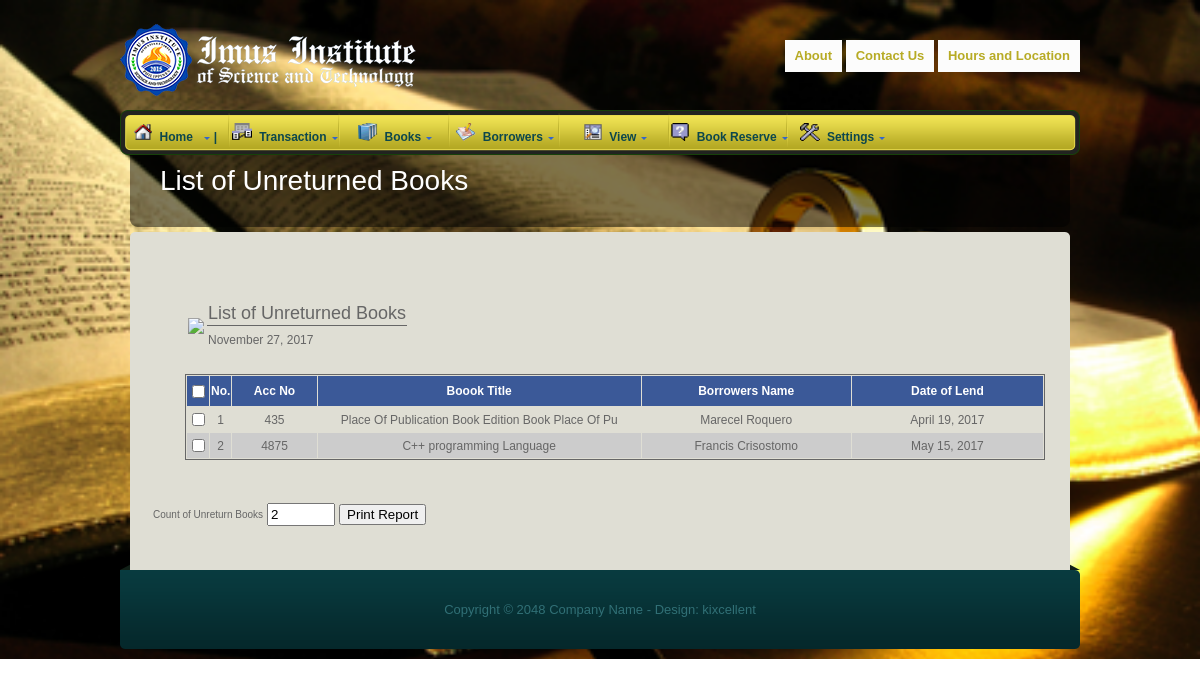
/library.php?unreturnedBooks (signed in), run on the app's committed database.
### tables this page shows
CREATE TABLE `tblborrow` (
  `borrowid` int(11) NOT NULL AUTO_INCREMENT,
  `accNo` varchar(50) NOT NULL,
  `classid` int(11) NOT NULL DEFAULT '0',
  `studentid` bigint(50) NOT NULL,
  `dateborrow` datetime NOT NULL,
  `duedate` date DEFAULT NULL,
  `datereturn` date NOT NULL,
  `status` varchar(50) DEFAULT NULL,
  `amount` decimal(10,2) NOT NULL,
  `item` int(11) NOT NULL DEFAULT '0',
  PRIMARY KEY (`borrowid`),
  KEY `bookid` (`accNo`),
  KEY `borrowerid` (`studentid`),
  KEY `borrowid` (`borrowid`),
  KEY `classid` (`classid`),
  KEY `item` (`item`),
  KEY `purpose` (`status`)
);

CREATE TABLE `books` (
  `bookid` int(11) NOT NULL AUTO_INCREMENT,
  `accNo` int(50) NOT NULL,
  `booksubject` varchar(100) DEFAULT NULL,
  `booktitle` varchar(50) DEFAULT NULL,
  `bookclass` varchar(50) DEFAULT NULL,
  `author1` varchar(50) DEFAULT NULL,
  `author2` varchar(50) DEFAULT NULL,
  `author3` varchar(50) DEFAULT NULL,
  `bookpub` varchar(50) DEFAULT NULL,
  `booked` varchar(50) NOT NULL,
  `bookcopies` int(11) DEFAULT '0',
  `isbn` varchar(50) DEFAULT NULL,
  `copyright` int(11) DEFAULT '0',
  `daterecieve` varchar(20) DEFAULT NULL,
  `dateadded` datetime DEFAULT NULL,
  `placeofpob` varchar(50) DEFAULT NULL,
  `status` int(20) NOT NULL,
  PRIMARY KEY (`bookid`),
  KEY `author1` (`author1`),
  KEY `author2` (`author2`),
  KEY `author3` (`author3`),
  KEY `bookclass` (`bookclass`),
  KEY `bookcopies` (`bookcopies`),
  KEY `booked` (`booked`),
  KEY `bookid` (`bookid`),
  KEY `bookpub` (`bookpub`),
  KEY `booksubject` (`booksubject`),
  KEY `booktitle` (`booktitle`),
  KEY `copyright` (`copyright`),
  KEY `dateadded` (`dateadded`),
  KEY `daterecieve` (`daterecieve`),
  KEY `isbn` (`isbn`),
  KEY `placeofpob` (`placeofpob`)
);

CREATE TABLE `tblborrower` (
  `studentid` int(11) NOT NULL AUTO_INCREMENT,
  `lname` varchar(50) DEFAULT NULL,
  `fname` varchar(50) DEFAULT NULL,
  `gender` varchar(50) DEFAULT NULL,
  `mi` varchar(2) DEFAULT NULL,
  `contactnumber` bigint(50) DEFAULT NULL,
  `address` varchar(50) DEFAULT NULL,
  `photo` varchar(50) NOT NULL,
  `type` varchar(50) DEFAULT NULL,
  `levelyr` varchar(50) DEFAULT NULL,
  `sy` varchar(10) NOT NULL,
  `section` varchar(30) NOT NULL,
  `dateadded` datetime DEFAULT NULL,
  `status` int(10) NOT NULL,
  PRIMARY KEY (`studentid`),
  KEY `address` (`address`),
  KEY `gender` (`gender`),
  KEY `levelyr` (`levelyr`),
  KEY `lname` (`lname`),
  KEY `mi` (`mi`),
  KEY `fname` (`fname`),
  KEY `studentid` (`studentid`),
  KEY `contactnumber` (`contactnumber`),
  KEY `type` (`type`)
);

### unreturnedBooks.php (the view, shortened to what this page needs)
<div class="hed" id="printablediv">
<?php
 if(isset($_POST['print'])){
 if(!$_POST['checkbox']){ ?>
	 <script>
$(document).ready(function(){
    $("#divempty").fadeIn(1000);
});
</script>
	<?php }else{}
 ?>
<table width="100%" border="0" align="center">
  <tr>
    <td align="center" style="font-size:20px;  font-weight:bold;font-family:Arial, 'Arial Black', 'Arial Narrow';">Imus Institute of Science and Technology</td>
  </tr>
  <tr>
    <td style="font-size:17px; font-weight:bold; font-family:Arial, 'Arial Black', 'Arial Narrow';" align="center">82 Nueno Ave, Imus, 4103 Cavite, Philippines</td>
  </tr>
  <tr>
    <td height="50" align="center" style="font-size:22px; font-family:Arial, 'Arial Black', 'Arial Narrow';">List of Unreturned Books</td>
</table>
 <table width="95%" bordercolor="#999999" a class="web" border="0" cellspacing="1" style=" margin-bottom:50px; margin-left:22px;font-size:12px;font-family:Verdana, Geneva, sans-serif; margin-top:20px;">
<thead>
<tr style="font-weight:bold; font-size:15px;" height="30">
   <td class="web" width="100" align="center">Acc No</td>
    <td class="web" width="400" align="center">Boook Title</td>
    <td class="web" width="240" align="center">Borrowers Name</td>
    <td class="web" width="240" align="center">Date of Lend</td>
</tr>
<tr>
<td colspan="4" style="border-bottom:1px #000 solid;">
</td>
</tr>
 <?php include('database/config.php');
 $printcount=0;
 for($i=0;$i<count($_POST['checkbox']);$i++){
 $printcount++;
 $borrowid = $_POST['checkbox'][$i];
 $sql =mysql_query("SELECT * FROM tblborrow WHERE borrowid='$borrowid'");
  while($row=mysql_fetch_array($sql)){
	   ?>
<tr align="center" height="30">
<td><?php echo $row['accNo']; ?></td>
<td>
<?php
$qsa=mysql_query("select * from books where accNo=$row[accNo]");
while($acc=mysql_fetch_array($qsa)){
	 echo $acc['booktitle']; }?>
</td>
<td>
<?php
$qs=mysql_query("select * from tblborrower where studentid=$row[studentid]");
while($title=mysql_fetch_array($qs)){
	 echo $title['fname']."&nbsp;".$title['lname']; }?>
</td>
<td><?php echo date_format(date_create($row['dateborrow']), 'F d, Y'); ?></td>
</tr>
 <?php }
 }
 ?>
 </thead>
</table>
 <?php
 }
 else{
 ?>
      <form action="" method="post">
<table border="0" style="margin-top:20px; margin-left:0;">
<tr>
<td rowspan="3"><img src="icons/phone_book_edit.png" height="50"></td>
<tr>
<td style="font-size:18px;font-family:Verdana, Geneva, sans-serif; border-bottom:#666 solid 1px; ">List of Unreturned Books</td>
</tr>
<tr>
<td style="font-size:12px;font-family:Verdana, Geneva, sans-serif;"><?php echo date_format(date_create(date("Y/m/d")), 'F d, Y');?></td>
</tr>
</tr>
</table>
<table width="100%"bordercolor="#999999" class="web" border="0" cellspacing="1" style="border:#666 solid 1px; margin-bottom:20px; margin-left:0px;font-size:12px;font-family:Verdana, Geneva, sans-serif; margin-top:20px;">
<thead>
<tr bgcolor="#3B5998" height="30"  style="color:white;  font-weight:bold; text-align:left;">
<td><input type="checkbox" id="selectall"/></td>
<td>No.</td>
   <td class="web" width="100" align="center">Acc No</td>
    <td class="web" width="400" align="center">Boook Title</td>
    <td class="web" width="240" align="center">Borrowers Name</td>
    <td class="web" width="240" align="center">Date of Lend</td>
    <?php
$q="select * from tblborrow where status='Unsigned'";
$rs=mysql_query($q);
$count=0;
$num=mysql_num_rows($rs);
while($row=mysql_fetch_array($rs)){
	$count++;
	?>
  </tr>
   <tr  class="trsss"  align="center" height="25">
   <td>
   <input name="checkbox[]" class="name" type="checkbox"  value="<?php echo $row['borrowid']; ?>"></td>
   <td><?php echo $count; ?></td>
      <td bgcolor="" width="100">
	<?php
	 echo $row['accNo']; ?>
    </td>
    <td  width="400"><?php
	$qs=mysql_query("select * from books where accNo=$row[accNo]");
while($title=mysql_fetch_array($qs)){
	 echo $title['booktitle']; }?></td>
    <td width="180">
    <?php
	$qs=mysql_query("select * from tblborrower where studentid=$row[studentid]");
while($title=mysql_fetch_array($qs)){
	 echo $title['fname']."&nbsp;".$title['lname']; }?>
    </td>
    <td><?php echo date_format(date_create($row['dateborrow']), 'F d, Y'); ?></td>
    </tr>
   <?php
} ?>
      </thead>
  </table>
  <?php } ?>
    </div>
<div class="footer">
<div class="bodyfoot">
<table border="0" style="margin-top:20px; font-family:Verdana, Geneva, sans-serif; font-size:10px;">
<tr>
<?php
 if(isset($_POST['print'])){  ?>
<td>Print Record(s)</td>
<td><input type="text" value="<?php echo  $printcount; ?>" style="padding:2px; width:60px;" readonly="readonly"></td>
 <?php }else{?>
 <td>Count of Unreturn Books</td>
<td><input type="text" value="<?php echo $num; ?>" style="padding:2px; width:60px;" readonly="readonly"></td>
  <?php } ?>
  <td>
<?php
 if(isset($_POST['print'])){  ?>
    <img src="icons/print.png" height="20" style="cursor:pointer;" title="Print"  onClick="javascript:printDiv('printablediv')"/>
 <?php }else{?>
 <input type="submit" value="Print Report" name="print">
 <?php } ?>
</td>
</tr>
</table>
</div>
</div>
</div>

### css/kixcellent_style.css (style rules this page uses)
body { margin: 0; padding: 0 0 20px 0; color: #666; font-family: Tahoma, Geneva, sans-serif; font-size: 13px; line-height: 1.7em; }
img { border: none; }

### css/fixedMenu_style1.css (style rules this page uses)
body { padding:0; margin:0; }

### unreturnedBooks.php (style rules this page uses)
.hed { float:left; width:860px; margin-left:35px; padding-bottom:20px; margin-top:10px; }
.trsss:nth-child(2n+1) { background-color:#CCC; }

### data on the page
tblborrow: accNo "435", dateborrow "April 19, 2017"
books: booktitle "Place Of Publication Book Edition Book Place Of Pu"
tblborrower: fname "Marecel", lname "Roquero"
tblborrow: accNo "4875", dateborrow "May 15, 2017"
books: booktitle "C++ programming Language"
tblborrower: fname "Francis", lname "Crisostomo"
